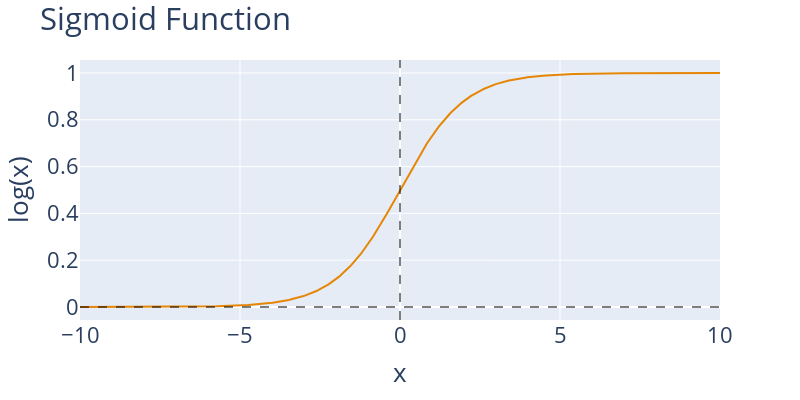

Write notebook code for a chart like this one.
### Markdown cell above
The **sigmoid ($\sigma$) function** is defined as:

$$
\sigma(x) = \frac{1}{1+e^{-x}} = \frac{e^x}{1+e^x}
$$

The sigmoid function maps inputs on $(-\infty, \infty)$ to outputs on $(0, 1)$, akin to our S-shaped curve:

### Code cell
# Plot the sigmoid function
x = np.linspace(-10, 10, 1000)
y = 1/(1+np.exp(-x))
fig = px.line(x=x, y=y)
fig.add_hline(y=0, line_color="black", line_dash="dash", opacity=0.5)
fig.add_vline(x=0, line_color="black", line_dash="dash", opacity=0.5)
fig.update_layout(
    xaxis_title="x",
    yaxis_title="log(x)",
    title="Sigmoid Function",
    width=800,
    height=400
)

### Figure 1 — Plotly figure (JSON) as saved in the notebook; plotly's stock layout.template omitted (floating-point values rounded to 4 significant figures; data arrays with more than 128 entries replaced by an {"elided": "..."} marker saying what was removed)
{"data": [{"hovertemplate": "x=%{x}<br>y=%{y}<extra></extra>", "legendgroup": "", "line": {"color": "rgb(229, 134, 6)", "dash": "solid"}, "marker": {"symbol": "circle"}, "mode": "lines", "name": "", "orientation": "v", "showlegend": false, "type": "scatter", "x": {"elided": "1000 float values"}, "xaxis": "x", "y": {"elided": "1000 float values"}, "yaxis": "y"}], "layout": {"height": 400, "legend": {"tracegroupgap": 0}, "margin": {"t": 60}, "shapes": [{"line": {"color": "black", "dash": "dash"}, "opacity": 0.5, "type": "line", "x0": 0, "x1": 1, "xref": "x domain", "y0": 0, "y1": 0, "yref": "y"}, {"line": {"color": "black", "dash": "dash"}, "opacity": 0.5, "type": "line", "x0": 0, "x1": 0, "xref": "x", "y0": 0, "y1": 1, "yref": "y domain"}], "title": {"text": "Sigmoid Function"}, "width": 800, "xaxis": {"anchor": "y", "domain": [0, 1], "title": {"text": "x"}}, "yaxis": {"anchor": "x", "domain": [0, 1], "title": {"text": "log(x)"}}}}
